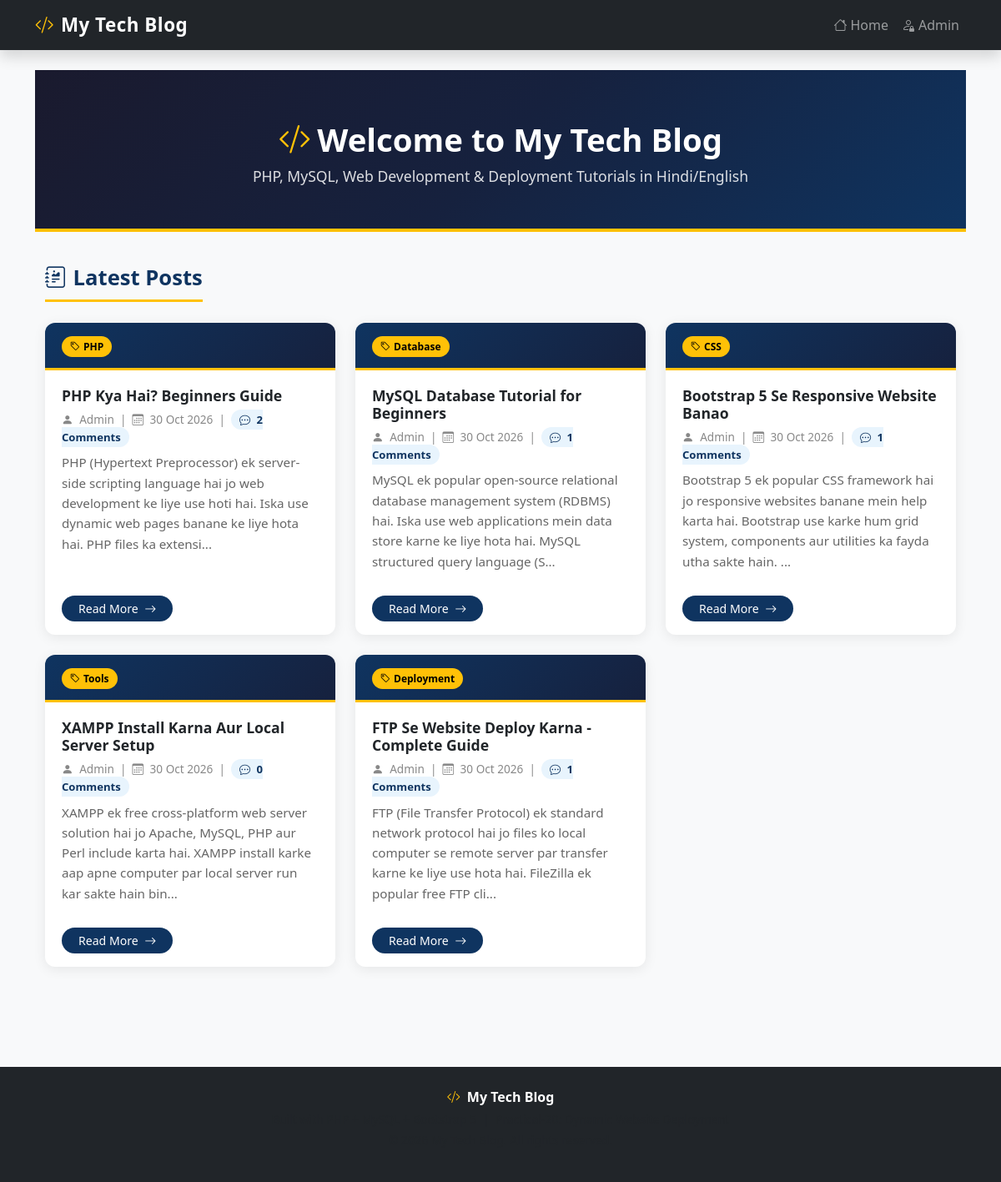
The page / on the database its author committed.
### tables this page shows
CREATE TABLE IF NOT EXISTS posts (
    id         INT AUTO_INCREMENT PRIMARY KEY,
    title      VARCHAR(255) NOT NULL,
    category   VARCHAR(100) NOT NULL DEFAULT 'General',
    author     VARCHAR(100) NOT NULL DEFAULT 'Admin',
    content    TEXT         NOT NULL,
    created_at DATETIME     DEFAULT CURRENT_TIMESTAMP,
    updated_at DATETIME     DEFAULT CURRENT_TIMESTAMP ON UPDATE CURRENT_TIMESTAMP
);

### index.php (the view, shortened to what this page needs)
<?php
require_once 'header.php';
$conn = getConnection();
$sql = "SELECT p.id, p.title, p.category, p.author, p.created_at,
               LEFT(p.content, 180) AS short_content,
               COUNT(c.id) AS comments_count
        FROM posts p
        LEFT JOIN comments c ON c.post_id = p.id
        GROUP BY p.id
        ORDER BY p.created_at DESC";
$result = $conn->query($sql);
?>
<div class="hero-section">
    <div class="container text-center">
        <h1><i class="bi bi-code-slash text-warning me-2"></i>Welcome to My Tech Blog</h1>
        <p class="mt-2 mb-0">PHP, MySQL, Web Development & Deployment Tutorials in Hindi/English</p>
    </div>
</div>
<div class="container mb-5">
    <h2 class="section-heading"><i class="bi bi-journal-richtext me-2"></i>Latest Posts</h2>
    <?php if ($result && $result->num_rows > 0): ?>
        <div class="row g-4">
            <?php while ($post = $result->fetch_assoc()): ?>
                <div class="col-md-6 col-lg-4">
                    <div class="card blog-card">
                        <div class="card-header">
                            <span class="badge-category">
                                <i class="bi bi-tag me-1"></i><?php echo htmlspecialchars($post['category']); ?>
                            </span>
                        </div>
                        <div class="card-body d-flex flex-column">
                            <h5 class="card-title mb-2">
                                <?php echo htmlspecialchars($post['title']); ?>
                            </h5>
                            <p class="post-meta mb-2">
                                <i class="bi bi-person-fill"></i> <?php echo htmlspecialchars($post['author']); ?>
                                &nbsp;|&nbsp;
                                <i class="bi bi-calendar3"></i> <?php echo date('d M Y', strtotime($post['created_at'])); ?>
                                &nbsp;|&nbsp;
                                <span class="comments-count-badge">
                                    <i class="bi bi-chat-dots"></i> <?php echo $post['comments_count']; ?> Comments
                                </span>
                            </p>
                            <p class="card-text flex-grow-1">
                                <?php echo htmlspecialchars($post['short_content']); ?>...
                            </p>
                            <div class="mt-3">
                                <a href="post.php?id=<?php echo $post['id']; ?>" class="btn-read-more">
                                    Read More <i class="bi bi-arrow-right ms-1"></i>
                                </a>
                            </div>
                        </div>
                    </div>
                </div>
            <?php endwhile; ?>
        </div>
    <?php endif; ?>
</div>
<?php
require_once 'footer.php';
?>

### header.php (shortened to what this page needs)
<!DOCTYPE html>
<html lang="en">
<head>
    <link href="https://cdn.jsdelivr.net/npm/bootstrap@5.3.0/dist/css/bootstrap.min.css" rel="stylesheet">
    <link href="https://cdn.jsdelivr.net/npm/bootstrap-icons@1.10.5/font/bootstrap-icons.css" rel="stylesheet">
    <link rel="stylesheet" href="<?php echo SITE_URL; ?>/css/style.css">
</head>
<body>
<nav class="navbar navbar-expand-lg navbar-dark bg-dark sticky-top shadow">
    <div class="container">
        <a class="navbar-brand fw-bold" href="<?php echo SITE_URL; ?>/index.php">
            <i class="bi bi-code-slash me-2 text-warning"></i><?php echo SITE_NAME; ?>
        </a>
        <div class="collapse navbar-collapse" id="navbarNav">
            <ul class="navbar-nav ms-auto align-items-lg-center">
                <li class="nav-item">
                    <a class="nav-link" href="<?php echo SITE_URL; ?>/index.php">
                        <i class="bi bi-house me-1"></i>Home
                    </a>
                </li>
                <?php if (isset($_SESSION['admin_logged_in']) && $_SESSION['admin_logged_in'] === true): ?>
                    <li class="nav-item">
                        <a class="nav-link" href="<?php echo SITE_URL; ?>/admin/dashboard.php">
                            <i class="bi bi-speedometer2 me-1"></i>Dashboard
                        </a>
                    </li>
                    <li class="nav-item">
                        <a class="nav-link text-warning" href="<?php echo SITE_URL; ?>/logout.php">
                            <i class="bi bi-box-arrow-right me-1"></i>Logout
                        </a>
                    </li>
                <?php else: ?>
                    <li class="nav-item">
                        <a class="nav-link" href="<?php echo SITE_URL; ?>/login.php">
                            <i class="bi bi-person-lock me-1"></i>Admin
                        </a>
                    </li>
                <?php endif; ?>
            </ul>
        </div>
    </div>
</nav>
<main class="py-4">
<div class="container">

### footer.php (shortened to what this page needs)
</div>
</main>
<footer class="bg-dark text-white mt-5 py-4">
    <div class="container text-center">
        <p class="mb-1">
            <i class="bi bi-code-slash text-warning me-1"></i>
            <strong><?php echo SITE_NAME; ?></strong>
        </p>
        <p class="text-muted small mb-0">
        </p>
        <p class="text-muted small mt-1">
        </p>
    </div>
</footer>
</body>
</html>

### css/style.css (style rules this page uses)
body { background-color: #f8f9fa; font-family: 'Segoe UI', Tahoma, Geneva, Verdana, sans-serif; color: #333; }
a { text-decoration: none; }
.navbar-brand { font-size: 1.4rem; letter-spacing: 0.5px; }
.hero-section { background: linear-gradient(135deg, #1a1a2e 0%, #16213e 50%, #0f3460 100%); color: #fff; padding: 60px 0 50px; margin-bottom: 40px; border-bottom: 4px solid #ffc107; }
.hero-section h1 { font-size: 2.4rem; font-weight: 700; }
.hero-section p { font-size: 1.1rem; opacity: 0.85; }
.blog-card { border: none; border-radius: 12px; box-shadow: 0 3px 15px rgba(0, 0, 0, 0.08); transition: transform 0.2s ease, box-shadow 0.2s ease; height: 100%; overflow: hidden; }
.blog-card .card-header { background: linear-gradient(135deg, #0f3460, #16213e); color: #fff; border-bottom: 3px solid #ffc107; padding: 15px 20px; }
.blog-card .card-title { font-size: 1.1rem; font-weight: 600; margin: 0; }
.blog-card .card-body { padding: 20px; }
.blog-card .card-text { color: #666; font-size: 0.95rem; line-height: 1.6; }
.badge-category { background-color: #ffc107; color: #000; font-size: 0.75rem; padding: 4px 10px; border-radius: 20px; font-weight: 600; }
.post-meta { font-size: 0.85rem; color: #888; }
.post-meta i { margin-right: 4px; }
.section-heading { font-size: 1.6rem; font-weight: 700; color: #0f3460; border-bottom: 3px solid #ffc107; padding-bottom: 10px; margin-bottom: 25px; display: inline-block; }
.btn-read-more { background-color: #0f3460; color: #fff; border-radius: 25px; padding: 6px 20px; font-size: 0.88rem; border: none; transition: background 0.2s; }
.comments-count-badge { background: #e8f4fd; color: #0f3460; border-radius: 20px; padding: 3px 10px; font-size: 0.82rem; font-weight: 600; }

### rows shown on the page
posts: category "PHP", title "PHP Kya Hai? Beginners Guide", author "Admin", created_at "30 Oct 2026", comments_count "2", short_content "PHP (Hypertext Preprocessor) ek server-side scripting language hai jo web development ke liye use hoti hai. Iska use dynamic web pages banane ke liye hota hai. PHP files ka extensi"
posts: category "Database", title "MySQL Database Tutorial for Beginners", author "Admin", created_at "30 Oct 2026", comments_count "1", short_content "MySQL ek popular open-source relational database management system (RDBMS) hai. Iska use web applications mein data store karne ke liye hota hai. MySQL structured query language (S"
posts: category "CSS", title "Bootstrap 5 Se Responsive Website Banao", author "Admin", created_at "30 Oct 2026", comments_count "1", short_content "Bootstrap 5 ek popular CSS framework hai jo responsive websites banane mein help karta hai. Bootstrap use karke hum grid system, components aur utilities ka fayda utha sakte hain."
posts: category "Tools", title "XAMPP Install Karna Aur Local Server Setup", author "Admin", created_at "30 Oct 2026", comments_count "0", short_content "XAMPP ek free cross-platform web server solution hai jo Apache, MySQL, PHP aur Perl include karta hai. XAMPP install karke aap apne computer par local server run kar sakte hain bin"
posts: category "Deployment", title "FTP Se Website Deploy Karna - Complete Guide", author "Admin", created_at "30 Oct 2026", comments_count "1", short_content "FTP (File Transfer Protocol) ek standard network protocol hai jo files ko local computer se remote server par transfer karne ke liye use hota hai. FileZilla ek popular free FTP cli"

### other values the page prints
SITE_NAME "My Tech Blog"
